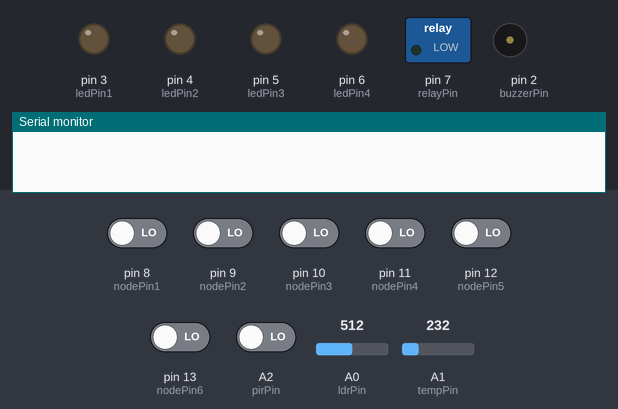
Bench run of a sketch on a simulated Arduino Uno, built with avr-gcc and run on an emulated ATmega328P. Shown: switched loads named in the sketch (green lamp = pin HIGH), output pins drawn as LEDs (lit = HIGH), buzzer (waves = sounding), the last lines printed to the serial monitor. Inputs (shaded band) come from the test bench; at power-on: A2 (pirPin), pin 8 (nodePin1), pin 9 (nodePin2), pin 10 (nodePin3), pin 11 (nodePin4), pin 12 (nodePin5), pin 13 (nodePin6) LOW, A1 (tempPin) = 232, A0 (ldrPin) = 512.

Above: at 1.2 s.
1.3 s: pin 8 (nodePin1) driven HIGH
At 2.2 s:
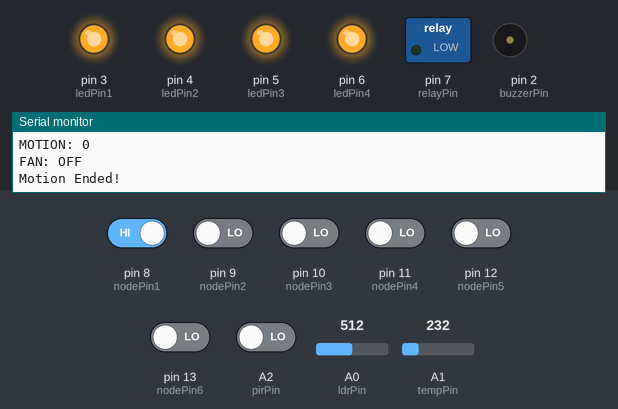
2.8 s: A2 (pirPin) driven HIGH
At 3.8 s:
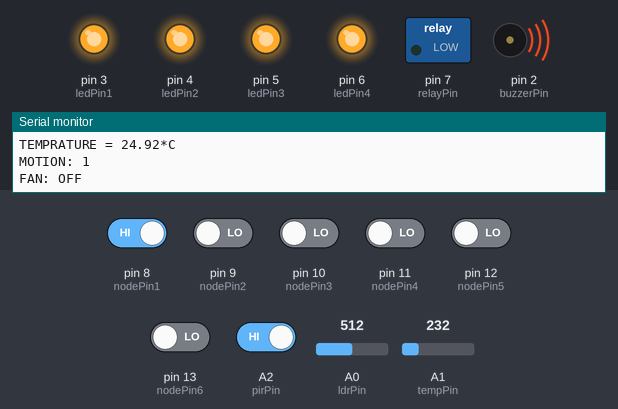
5.8 s: A1 (tempPin) set to 268
8.8 s: A1 (tempPin) set to 291
At 10.2 s:
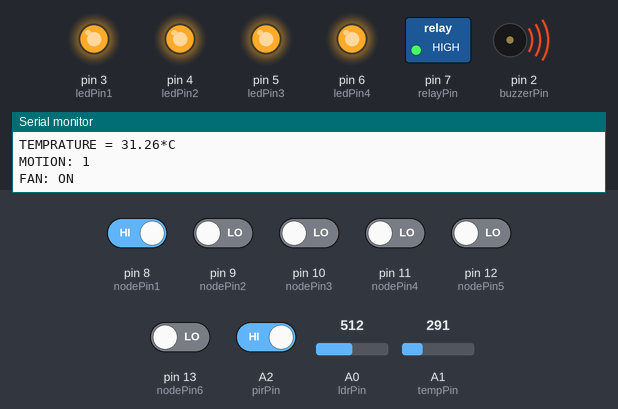
11.8 s: A0 (ldrPin) set to 681
13.6 s: A0 (ldrPin) set to 710
At 14.9 s:
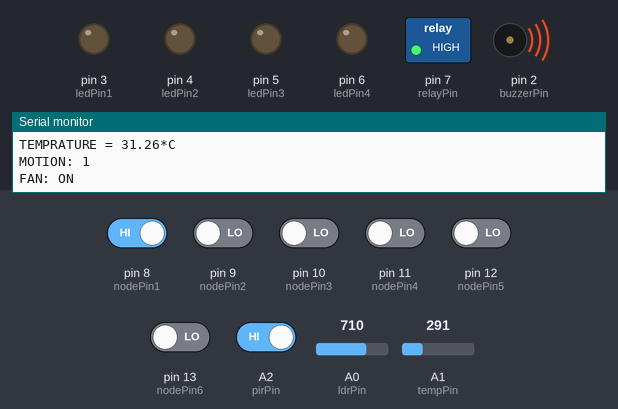
Timing chart, 0 to 17.6 s (numbered marks = the images above; inputs shaded):
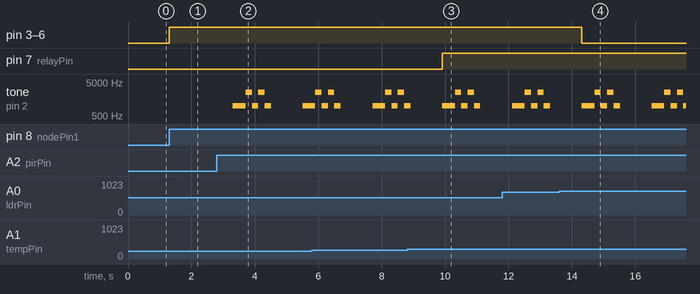

Measured:
- the behaviour switches between 279 and 280 on A1 (tempPin) (found by bisection; images 2 and 3)
- the behaviour switches between 699 and 700 on A0 (ldrPin) (found by bisection; images 3 and 4)
- after the input at 1.3 s, pin 3 (ledPin1), pin 4 (ledPin2), pin 5 (ledPin3), pin 6 (ledPin4): LOW → HIGH at once
- after the input at 2.8 s, tone on pin 2 (buzzerPin): plays 1000 Hz for 0.40 s, 2500 Hz for 0.20 s, 1000 Hz for 0.20 s, 2500 Hz for 0.20 s, 1000 Hz for 0.20 s, 1000 Hz for 0.29 s, starting after 0.51 s
- after the input at 8.8 s, pin 7 (relayPin): LOW → HIGH after 1.1 s
- after the input at 13.6 s, pin 3 (ledPin1), pin 4 (ledPin2), pin 5 (ledPin3), pin 6 (ledPin4): HIGH → LOW after 0.72 s

The sketch:

Smart-Home-Automation-Using-Arduino-Uno.ino
```cpp
int ldrPin = A0;
int tempPin = A1;
int pirPin = A2;
int buzzerPin = 2;
int ledPin1 = 3;
int ledPin2 = 4;
int ledPin3 = 5;
int ledPin4 = 6;
int relayPin = 7;
int nodePin1 = 8;
int nodePin2 = 9;
int nodePin3 = 10;
int nodePin4 = 11;
int nodePin5 = 12;
int nodePin6 = 13;

int ldrVal = 0;
int tempVal = 0;
int pirVal = 1;

int nodeVal1 = 0;
int nodeVal2 = 0;
int nodeVal3 = 0;
int nodeVal4 = 0;
int nodeVal5 = 0;
int nodeVal6 = 0;

int pirState = LOW;
int nodeState1 = LOW;
int nodeState2 = LOW;
int nodeState3 = LOW;
int nodeState4 = LOW;
int nodeState5 = LOW;
int nodeState6 = LOW;

void setup(){
  pinMode(ldrPin,INPUT);
  pinMode(tempPin,INPUT);
  pinMode(pirPin,INPUT);
  pinMode(buzzerPin,OUTPUT);
  pinMode(ledPin1,OUTPUT);
  pinMode(ledPin2,OUTPUT);
  pinMode(ledPin3,OUTPUT);
  pinMode(ledPin4,OUTPUT);
  pinMode(relayPin,OUTPUT);
  pinMode(nodePin1,INPUT);
  pinMode(nodePin2,INPUT);
  pinMode(nodePin3,INPUT);
  pinMode(nodePin4,INPUT);
  pinMode(nodePin5,INPUT);
  pinMode(nodePin6,INPUT);

  analogReference(INTERNAL);
  Serial.begin(9600);
}


void loop(){


  nodeVal1 = digitalRead(nodePin1);
  nodeVal2 = digitalRead(nodePin2);
  nodeVal3 = digitalRead(nodePin3);
  nodeVal4 = digitalRead(nodePin4);
  nodeVal5 = digitalRead(nodePin5);
  nodeVal6 = digitalRead(nodePin6);

  //NODEPIN1
  if(nodeVal1 == HIGH){

  ldrVal = analogRead(ldrPin);
  tempVal = analogRead(tempPin);
  pirVal = digitalRead(pirPin);

  Serial.print("LIGHT: ");
  Serial.println(ldrVal);

  float cel = tempVal/9.31;
  float far = (cel*9)/5+32;
  Serial.print("TEMPRATURE = ");
  Serial.print(cel);
  Serial.print("*C ");
  Serial.println();
  Serial.print("MOTION: ");
  Serial.println(pirVal);


  //LDR

  if(ldrVal < 700){
    digitalWrite(ledPin1,HIGH);
    digitalWrite(ledPin2,HIGH);
    digitalWrite(ledPin3,HIGH);
    digitalWrite(ledPin4,HIGH);
  }
  else if(ldrVal >= 700){
    digitalWrite(ledPin1,LOW);
    digitalWrite(ledPin2,LOW);
    digitalWrite(ledPin3,LOW);
    digitalWrite(ledPin4,LOW);
  }

  //LM35
  if(cel >= 30.0){
      digitalWrite(relayPin,HIGH);
      Serial.println("FAN: ON");
      Serial.println();
    }
  else if(cel < 30.0){
      digitalWrite(relayPin,LOW);
      Serial.println("FAN: OFF");
      Serial.println();
    }

  //PIR
  if(pirVal == HIGH){
    tone(buzzerPin,1000,400);
    delay(400);
    tone(buzzerPin,2500,200);
    delay(200);
    tone(buzzerPin,1000,200);
    delay(200);
    tone(buzzerPin,2500,200);
    delay(200);
    tone(buzzerPin,1000,200);
    delay(200);
    if(pirState == HIGH){
      Serial.println("Motion Detected!");
      pirState = LOW;
    }
  }

  else if(pirVal == LOW){
    digitalWrite(buzzerPin,LOW);
    if(pirState == LOW){
      Serial.println("Motion Ended!");
      pirState = HIGH;
    }
  }

   delay(1000);
  nodeState1 = HIGH;
}

else if(nodeVal1 == LOW && nodeState1 == HIGH){
  digitalWrite(buzzerPin,LOW);
  digitalWrite(ledPin1,LOW);
  digitalWrite(ledPin2,LOW);
  digitalWrite(ledPin3,LOW);
  digitalWrite(ledPin4,LOW);
  digitalWrite(relayPin,LOW);
  nodeState1 = LOW;
}


  //NODEPIN2
  if(nodeVal2 == HIGH){
    digitalWrite(ledPin1,HIGH);
    delay(100);
    nodeState2 = HIGH;
  }
    else if(nodeVal2 == LOW && nodeState2 == HIGH){
    digitalWrite(ledPin1,LOW);
    delay(100);
    nodeState2 = LOW;
  }


  //NODEPIN3
  if(nodeVal3 == HIGH){
    digitalWrite(ledPin2,HIGH);
    delay(100);
    nodeState3 = HIGH;
  }
  else if(nodeVal3 == LOW && nodeState3 == HIGH){
    digitalWrite(ledPin2,LOW);
    delay(100);
    nodeState3 = LOW;
  }


  //NODEPIN4
  if(nodeVal4 == HIGH){
    digitalWrite(ledPin3,HIGH);
    delay(100);
    nodeState4 = HIGH;
  }
   else if(nodeVal4 == LOW && nodeState4 == HIGH){
    digitalWrite(ledPin3,LOW);
    delay(100);
    nodeState4 = LOW;
  }


  //NODEPIN5
  if(nodeVal5 == HIGH){
    digitalWrite(ledPin4,HIGH);
    delay(100);
    nodeState5 = HIGH;
  }
    else if(nodeVal5 == LOW && nodeState5 == HIGH){
    digitalWrite(ledPin4,LOW);
    delay(100);
    nodeState5 = LOW;
  }


  //NODEPIN6
  if(nodeVal6 == HIGH){
    digitalWrite(relayPin,HIGH);
    delay(100);
    nodeState6 = HIGH;
  }
    else if(nodeVal6 == LOW && nodeState6 == HIGH){
    digitalWrite(relayPin,LOW);
    delay(100);
    nodeState6 = LOW;
  }
}
```
